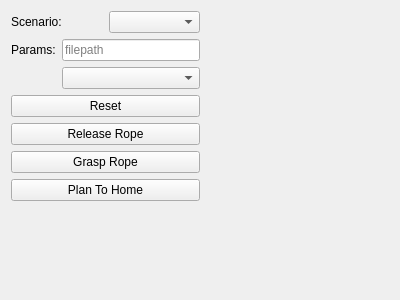
<?xml version="1.0" encoding="UTF-8"?>
<ui version="4.0">
 <class>Form</class>
 <widget class="QWidget" name="Form">
  <property name="geometry">
   <rect>
    <x>0</x>
    <y>0</y>
    <width>400</width>
    <height>300</height>
   </rect>
  </property>
  <property name="windowTitle">
   <string>Form</string>
  </property>
  <layout class="QHBoxLayout" name="horizontalLayout">
   <item>
    <layout class="QVBoxLayout" name="verticalLayout">
     <item>
      <layout class="QHBoxLayout" name="scenario_layout">
       <item>
        <widget class="QLabel" name="scenario_label">
         <property name="text">
          <string>Scenario:</string>
         </property>
        </widget>
       </item>
       <item>
        <widget class="QComboBox" name="scenario_combobox"/>
       </item>
      </layout>
     </item>
     <item>
      <layout class="QFormLayout" name="formLayout">
       <item row="2" column="1">
        <widget class="QComboBox" name="params_combobox"/>
       </item>
       <item row="1" column="1">
        <widget class="QLineEdit" name="params_edit">
         <property name="text">
          <string/>
         </property>
         <property name="placeholderText">
          <string>filepath</string>
         </property>
        </widget>
       </item>
       <item row="1" column="0">
        <widget class="QLabel" name="params_label">
         <property name="text">
          <string>Params:</string>
         </property>
        </widget>
       </item>
      </layout>
     </item>
     <item>
      <widget class="QPushButton" name="reset_button">
       <property name="text">
        <string>Reset</string>
       </property>
      </widget>
     </item>
     <item>
      <widget class="QPushButton" name="release_rope_button">
       <property name="text">
        <string>Release Rope</string>
       </property>
      </widget>
     </item>
     <item>
      <widget class="QPushButton" name="grasp_rope_button">
       <property name="text">
        <string>Grasp Rope</string>
       </property>
      </widget>
     </item>
     <item>
      <widget class="QPushButton" name="plan_to_home_button">
       <property name="text">
        <string>Plan To Home</string>
       </property>
      </widget>
     </item>
     <item>
      <spacer name="verticalSpacer">
       <property name="orientation">
        <enum>Qt::Vertical</enum>
       </property>
       <property name="sizeHint" stdset="0">
        <size>
         <width>20</width>
         <height>40</height>
        </size>
       </property>
      </spacer>
     </item>
    </layout>
   </item>
   <item>
    <spacer name="horizontalSpacer">
     <property name="orientation">
      <enum>Qt::Horizontal</enum>
     </property>
     <property name="sizeHint" stdset="0">
      <size>
       <width>40</width>
       <height>20</height>
      </size>
     </property>
    </spacer>
   </item>
  </layout>
 </widget>
 <resources/>
 <connections/>
</ui>
